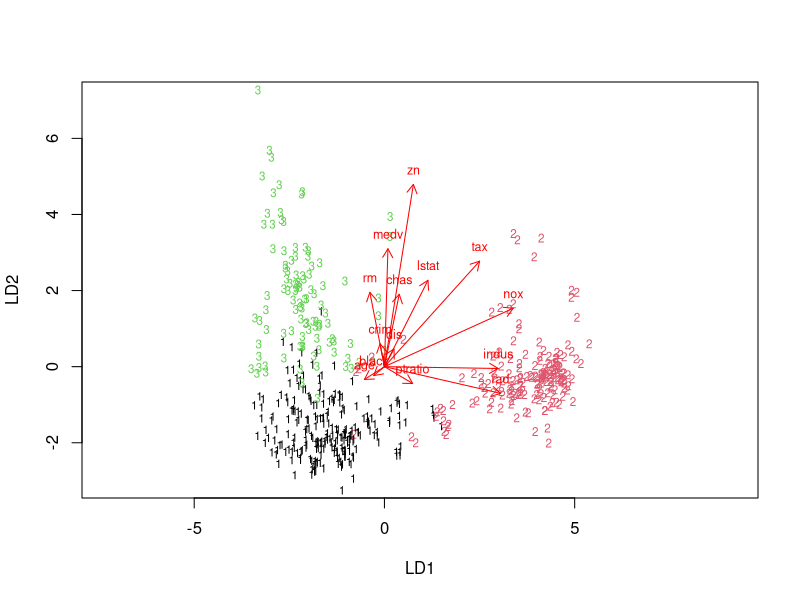

This chart was generated by the following R code:

# helper func
lda.arrows <- function(x, myscale = 1, arrow_heads = 0.1, color = "red", tex = 0.75, choices = c(1,2)){
  heads <- coef(x)
  arrows(x0 = 0, y0 = 0, 
         x1 = myscale * heads[,choices[1]], 
         y1 = myscale * heads[,choices[2]], col=color, length = arrow_heads)
  text(myscale * heads[,choices], labels = row.names(heads), 
       cex = tex, col=color, pos=3)
}

# access MASS
library(MASS)

# access data
data("Boston")

# scale
boston <- scale(Boston)

# distance matrx
d <- dist(boston)

# k-means clustering
km <-kmeans(d, centers = 3)

# lda
lda.fit <- lda(km$cluster~., data = data.frame(boston))

plot(lda.fit, col = km$cluster)
lda.arrows(lda.fit, myscale = 4)
